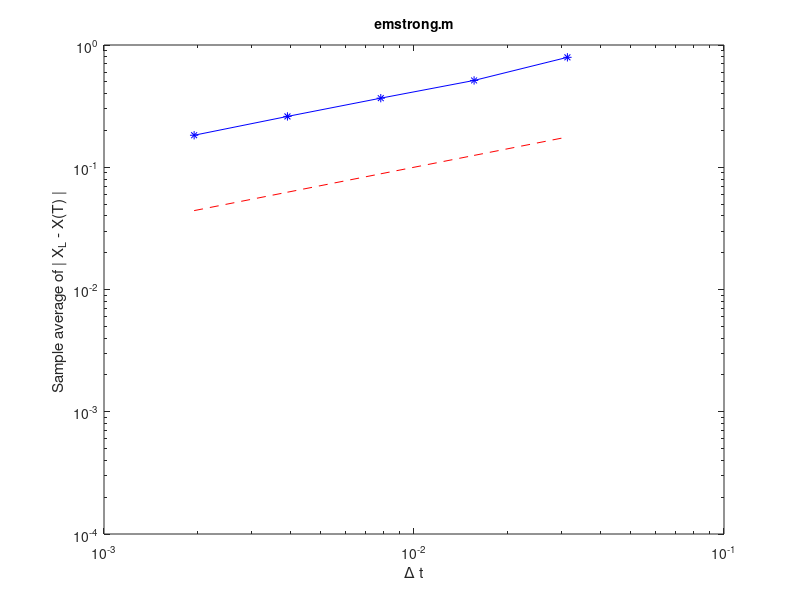

Recreate this plot in MATLAB.
%
% Convergencia forte para o metodo Euler - Maruyama
%
% Resolve dX = lambda*X dt + mu*X dW, X(0) = Xzero, 
% lambda = 2, mu = 1 Xzer0 = 1
%
% Caminho Browniano discretizado sobre [0,1] com dt = 2^ (-9)
% E-M usa 5 diferentes discretizacoes: 16dt, 8dt, 4dt, 2dt e dt
% Testaremos a convergencia forte pata T = 1: E | X_L - X(T) |
%
rand('state', 100)
lambda = 2;mu = 1; Xzero = 1;  % parametros dos problema
T = 1; N = 2^9; dt = T/N;
M = 1000;                      % numero de caminhos amostrados

Xerr = zeros (M,5);

for s = 1:M;   
    dW    = sqrt(dt)*randn(1, N);                    % incrementos Brownianos
    W     = cumsum(dW);                              % Movimento browniano discretizado
    Xtrue = Xzero*exp((lambda-0.5*mu^2)+mu*W(end));  % Solucao analitica
    
    for p = 1:5       

        R = 2^(p-1); Dt = R*dt; L = N/R;             % passo L  de tamanho Dt = R*dt
        Xtemp = Xzero;
        
        for j = 1:L
            Winc = sum( dW( R*(j - 1) + 1:R*j ) );
            Xtemp = Xtemp + Dt*lambda*Xtemp + mu*Xtemp*Winc;
        end  
        Xerr(s, p) = abs( Xtemp - Xtrue ); % guarda o erro para t = 1
    end
end

Dtvals = dt*(2.^([0:4]));
%subplot(221);


loglog(Dtvals, mean(Xerr), 'b*-'), hold on
loglog(Dtvals,(Dtvals.^(.5)), 'r--'), hold off % inclinacao 1/2
axis([1e-3 1e-1 1e-4 1])
xlabel('\Delta t'), ylabel('Sample average of | X_L - X(T) | ')
title('emstrong.m', 'FontSize', 10)

A = [ones(5,1), log(Dtvals)']; rhs = log(mean(Xerr)');
sol = A\rhs; q = sol(2)
resid = norm( A*sol - rhs )

